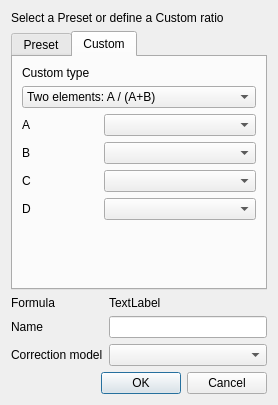
<?xml version="1.0" encoding="UTF-8"?>
<ui version="4.0">
 <class>NewRatioDialog</class>
 <widget class="QDialog" name="NewRatioDialog">
  <property name="geometry">
   <rect>
    <x>0</x>
    <y>0</y>
    <width>278</width>
    <height>405</height>
   </rect>
  </property>
  <property name="windowTitle">
   <string>New Element Ratio Map</string>
  </property>
  <layout class="QVBoxLayout" name="verticalLayout_3">
   <item>
    <widget class="QLabel" name="label_2">
     <property name="text">
      <string>Select a Preset or define a Custom ratio</string>
     </property>
    </widget>
   </item>
   <item>
    <widget class="QTabWidget" name="tabWidget">
     <property name="sizePolicy">
      <sizepolicy hsizetype="Expanding" vsizetype="Expanding">
       <horstretch>0</horstretch>
       <verstretch>0</verstretch>
      </sizepolicy>
     </property>
     <property name="currentIndex">
      <number>1</number>
     </property>
     <widget class="QWidget" name="presetTab">
      <attribute name="title">
       <string>Preset</string>
      </attribute>
      <layout class="QVBoxLayout" name="verticalLayout">
       <property name="leftMargin">
        <number>9</number>
       </property>
       <property name="topMargin">
        <number>9</number>
       </property>
       <property name="rightMargin">
        <number>9</number>
       </property>
       <property name="bottomMargin">
        <number>9</number>
       </property>
       <item>
        <widget class="QLabel" name="label_5">
         <property name="sizePolicy">
          <sizepolicy hsizetype="Minimum" vsizetype="Preferred">
           <horstretch>0</horstretch>
           <verstretch>0</verstretch>
          </sizepolicy>
         </property>
         <property name="text">
          <string>Valid presets</string>
         </property>
        </widget>
       </item>
       <item>
        <widget class="QListWidget" name="presetList"/>
       </item>
      </layout>
     </widget>
     <widget class="QWidget" name="customTab">
      <attribute name="title">
       <string>Custom</string>
      </attribute>
      <layout class="QVBoxLayout" name="verticalLayout_2">
       <property name="leftMargin">
        <number>9</number>
       </property>
       <property name="topMargin">
        <number>9</number>
       </property>
       <property name="rightMargin">
        <number>9</number>
       </property>
       <property name="bottomMargin">
        <number>9</number>
       </property>
       <item>
        <widget class="QLabel" name="label_4">
         <property name="sizePolicy">
          <sizepolicy hsizetype="Preferred" vsizetype="Fixed">
           <horstretch>0</horstretch>
           <verstretch>0</verstretch>
          </sizepolicy>
         </property>
         <property name="text">
          <string>Custom type</string>
         </property>
        </widget>
       </item>
       <item>
        <widget class="QComboBox" name="customTypeCombo">
         <property name="sizePolicy">
          <sizepolicy hsizetype="Preferred" vsizetype="Fixed">
           <horstretch>0</horstretch>
           <verstretch>0</verstretch>
          </sizepolicy>
         </property>
         <item>
          <property name="text">
           <string>Two elements: A / (A+B)</string>
          </property>
         </item>
         <item>
          <property name="text">
           <string>Three elements: A / (A+B+C)</string>
          </property>
         </item>
         <item>
          <property name="text">
           <string>Four elements: A / (A+B+C+D)</string>
          </property>
         </item>
        </widget>
       </item>
       <item>
        <layout class="QGridLayout" name="gridLayout">
         <item row="0" column="0">
          <widget class="QLabel" name="labelA">
           <property name="sizePolicy">
            <sizepolicy hsizetype="Preferred" vsizetype="Preferred">
             <horstretch>1</horstretch>
             <verstretch>0</verstretch>
            </sizepolicy>
           </property>
           <property name="text">
            <string>A</string>
           </property>
          </widget>
         </item>
         <item row="0" column="1">
          <widget class="QComboBox" name="elementACombo">
           <property name="sizePolicy">
            <sizepolicy hsizetype="Preferred" vsizetype="Fixed">
             <horstretch>2</horstretch>
             <verstretch>0</verstretch>
            </sizepolicy>
           </property>
          </widget>
         </item>
         <item row="1" column="0">
          <widget class="QLabel" name="labelB">
           <property name="text">
            <string>B</string>
           </property>
          </widget>
         </item>
         <item row="1" column="1">
          <widget class="QComboBox" name="elementBCombo"/>
         </item>
         <item row="2" column="0">
          <widget class="QLabel" name="labelC">
           <property name="text">
            <string>C</string>
           </property>
          </widget>
         </item>
         <item row="2" column="1">
          <widget class="QComboBox" name="elementCCombo"/>
         </item>
         <item row="3" column="0">
          <widget class="QLabel" name="labelD">
           <property name="text">
            <string>D</string>
           </property>
          </widget>
         </item>
         <item row="3" column="1">
          <widget class="QComboBox" name="elementDCombo"/>
         </item>
        </layout>
       </item>
       <item>
        <widget class="QLabel" name="dummy">
         <property name="text">
          <string/>
         </property>
        </widget>
       </item>
      </layout>
     </widget>
    </widget>
   </item>
   <item>
    <layout class="QGridLayout" name="gridLayout_2">
     <item row="0" column="0">
      <widget class="QLabel" name="label">
       <property name="text">
        <string>Formula</string>
       </property>
      </widget>
     </item>
     <item row="0" column="1">
      <widget class="QLabel" name="formulaLabel">
       <property name="sizePolicy">
        <sizepolicy hsizetype="Expanding" vsizetype="Preferred">
         <horstretch>0</horstretch>
         <verstretch>0</verstretch>
        </sizepolicy>
       </property>
       <property name="text">
        <string>TextLabel</string>
       </property>
      </widget>
     </item>
     <item row="1" column="0">
      <widget class="QLabel" name="label_3">
       <property name="text">
        <string>Name</string>
       </property>
      </widget>
     </item>
     <item row="1" column="1">
      <widget class="QLineEdit" name="nameEdit"/>
     </item>
     <item row="2" column="0">
      <widget class="QLabel" name="label_6">
       <property name="text">
        <string>Correction model</string>
       </property>
      </widget>
     </item>
     <item row="2" column="1">
      <widget class="QComboBox" name="correctionModelCombo"/>
     </item>
    </layout>
   </item>
   <item>
    <widget class="QDialogButtonBox" name="buttonBox">
     <property name="orientation">
      <enum>Qt::Horizontal</enum>
     </property>
     <property name="standardButtons">
      <set>QDialogButtonBox::Cancel|QDialogButtonBox::Ok</set>
     </property>
    </widget>
   </item>
  </layout>
 </widget>
 <resources/>
 <connections>
  <connection>
   <sender>buttonBox</sender>
   <signal>accepted()</signal>
   <receiver>NewRatioDialog</receiver>
   <slot>accept()</slot>
   <hints>
    <hint type="sourcelabel">
     <x>248</x>
     <y>254</y>
    </hint>
    <hint type="destinationlabel">
     <x>157</x>
     <y>274</y>
    </hint>
   </hints>
  </connection>
  <connection>
   <sender>buttonBox</sender>
   <signal>rejected()</signal>
   <receiver>NewRatioDialog</receiver>
   <slot>reject()</slot>
   <hints>
    <hint type="sourcelabel">
     <x>316</x>
     <y>260</y>
    </hint>
    <hint type="destinationlabel">
     <x>286</x>
     <y>274</y>
    </hint>
   </hints>
  </connection>
 </connections>
</ui>
